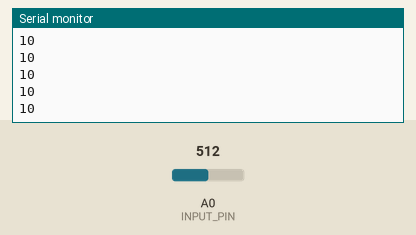
Recording of a sketch running on a simulated Arduino Uno, built with avr-gcc and run on an emulated ATmega328P. Shown: the last lines printed to the serial monitor. The test bench sets the inputs (shaded band); at power-on: A0 (INPUT_PIN) = 512.

Above: at 1.2 s.
1.3 s: A0 (INPUT_PIN) set to 716
At 1.38 s:
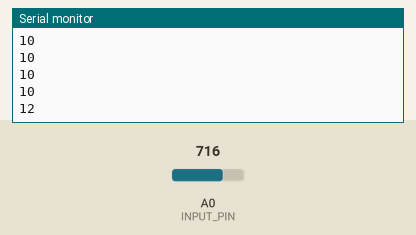
2.8 s: A0 (INPUT_PIN) set to 900
At 2.88 s:
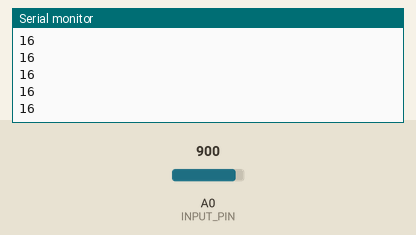
Timing chart, 0 to 5.8 s (numbered marks = the images above; inputs shaded):
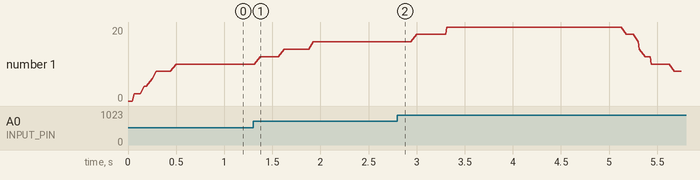

The sketch:

emg_envlope.ino
```cpp
// Adapted from Upside Down Labs
// Used for EMG envelope extraction

#define SAMPLE_RATE 500
#define BAUD_RATE 115200
#define INPUT_PIN A0
#define BUFFER_SIZE 128

int circular_buffer[BUFFER_SIZE];
int data_index, sum;

void setup() {
  // Serial connection begin
  Serial.begin(BAUD_RATE);
}

void loop() {
  // Calculate elapsed time
  static unsigned long past = 0;
  unsigned long present = micros();
  unsigned long interval = present - past;
  past = present;

  // Run timer
  static long timer = 0;
  timer -= interval;

  // Sample and get envelop
  if(timer < 0) {
    timer += 1000000 / SAMPLE_RATE;
    int sensor_value = analogRead(INPUT_PIN);
    int signal = EMGFilter(sensor_value);
    int envelop = getEnvelop(abs(signal));
    //Serial.print(signal);
    //Serial.print(",");
    Serial.println(envelop);
  }
}

// Envelop detection algorithm
int getEnvelop(int abs_emg){
  sum -= circular_buffer[data_index];
  sum += abs_emg;
  circular_buffer[data_index] = abs_emg;
  data_index = (data_index + 1) % BUFFER_SIZE;
  return (sum/BUFFER_SIZE) * 2;
}

// Band-Pass Butterworth IIR digital filter, generated using filter_gen.py.
// Sampling rate: 500.0 Hz, frequency: [74.5, 149.5] Hz.
// Filter is order 4, implemented as second-order sections (biquads).
// Reference:
// https://docs.scipy.org/doc/scipy/reference/generated/scipy.signal.butter.html
// https://courses.ideate.cmu.edu/16-223/f2020/Arduino/FilterDemos/filter_gen.py
float EMGFilter(float input)
{
  float output = input;
  {
    static float z1, z2; // filter section state
    float x = output - 0.05159732*z1 - 0.36347401*z2;
    output = 0.01856301*x + 0.03712602*z1 + 0.01856301*z2;
    z2 = z1;
    z1 = x;
  }
  {
    static float z1, z2; // filter section state
    float x = output - -0.53945795*z1 - 0.39764934*z2;
    output = 1.00000000*x + -2.00000000*z1 + 1.00000000*z2;
    z2 = z1;
    z1 = x;
  }
  {
    static float z1, z2; // filter section state
    float x = output - 0.47319594*z1 - 0.70744137*z2;
    output = 1.00000000*x + 2.00000000*z1 + 1.00000000*z2;
    z2 = z1;
    z1 = x;
  }
  {
    static float z1, z2; // filter section state
    float x = output - -1.00211112*z1 - 0.74520226*z2;
    output = 1.00000000*x + -2.00000000*z1 + 1.00000000*z2;
    z2 = z1;
    z1 = x;
  }
  return output;
}
```

Measured:
- after the input at 1.3 s, the serial monitor: prints a new line after 0.08 s (image 1)
- plotted number 1: 10 → 16 after the input at 1.3 s
